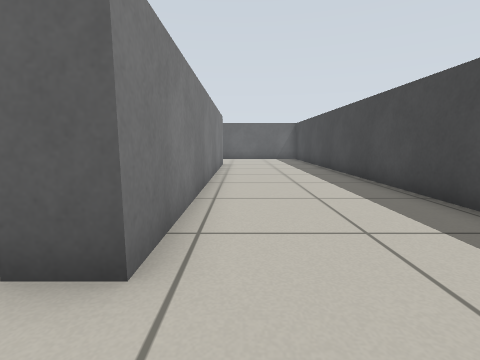
view 1 (above)

17 first-person views from a walk through a robot-simulator world made for Gazebo. The camera is 0.53 m above the floor, tilts 8° down and sees 85° across. The floor is counted in squares, 0.5 m on a side. Each view is taken from the middle of a square. On the plan, view 1 faces up. The plan holds only what a view shows up to about 11 squares ahead; the rest is blank.

view 2
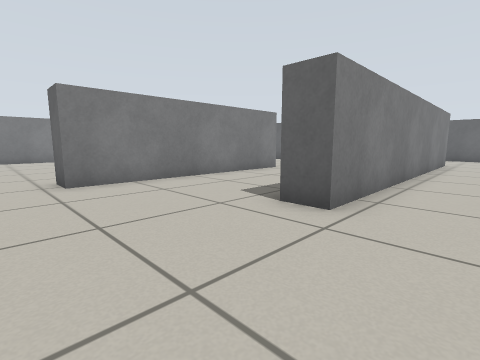

view 3
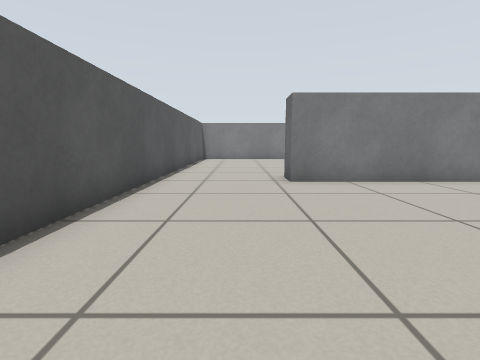

view 4
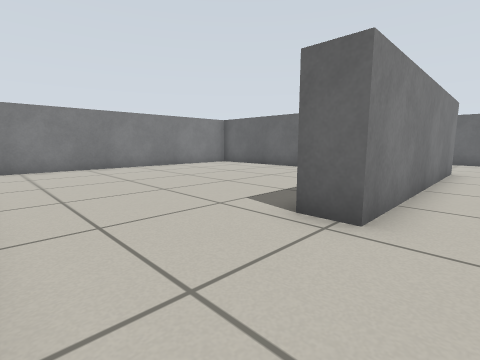

view 5
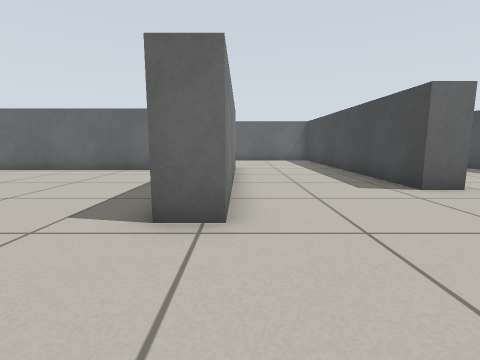

view 6
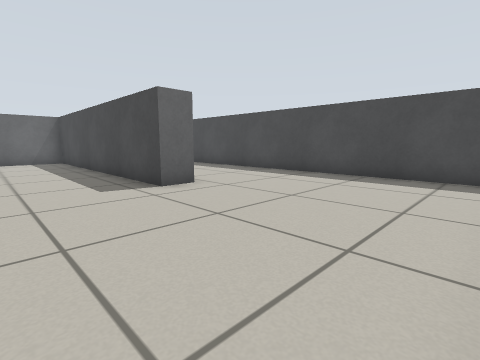

view 7
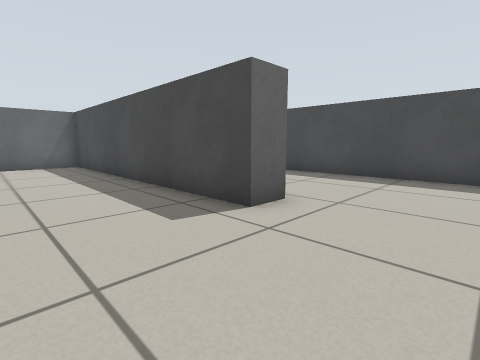

view 8
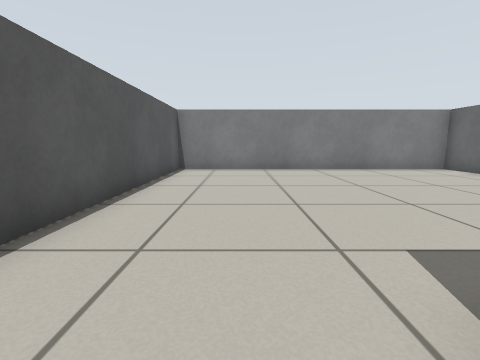

view 9
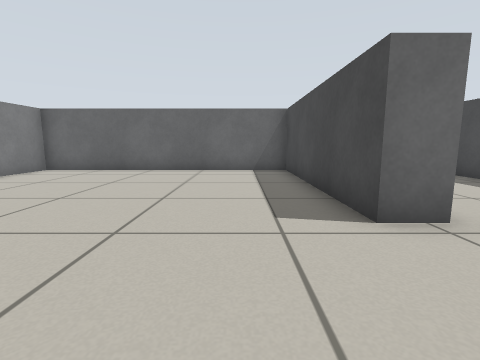

view 10
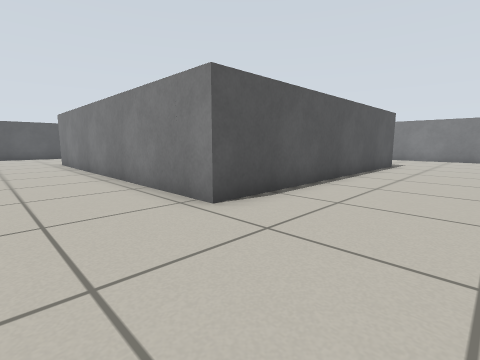

view 11
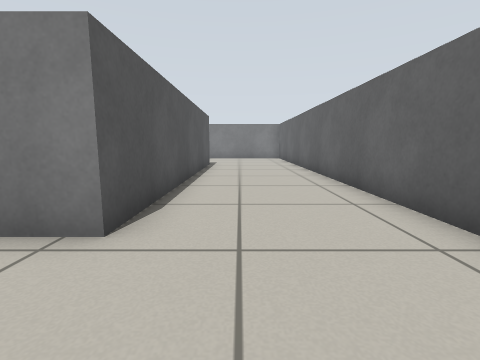

view 12
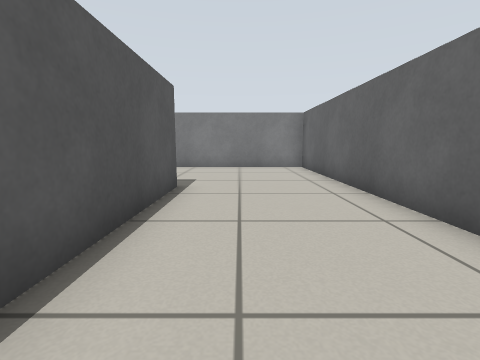

view 13
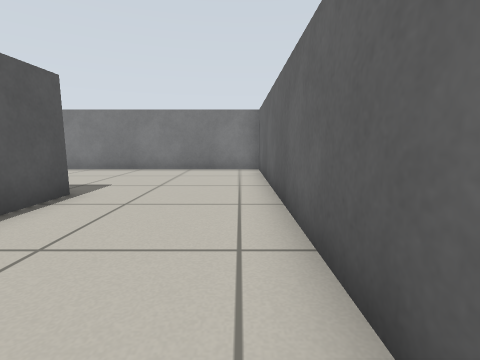

view 14
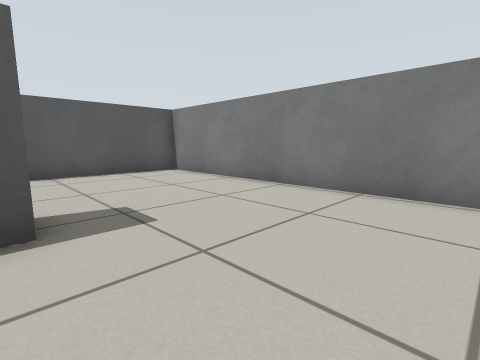

view 15
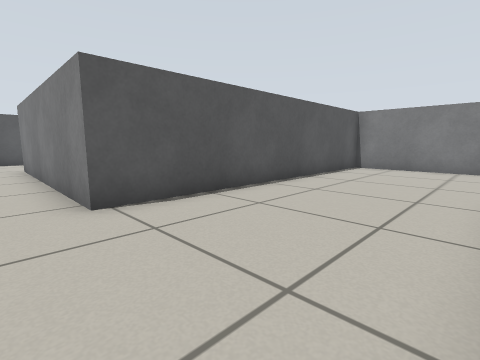

view 16
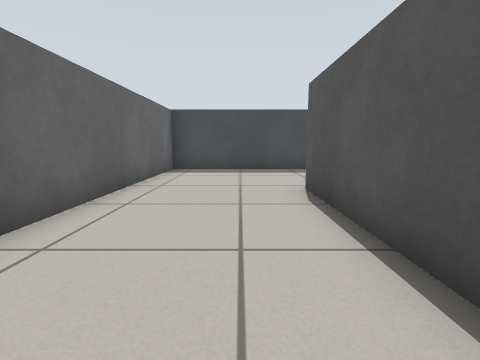

view 17
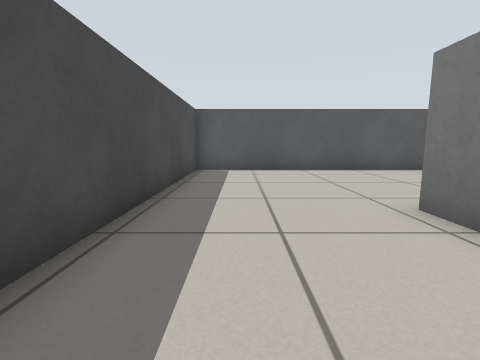

### Floor plan
Points are (right, up) in squares from view 1. A wall is a line through its corners. A room is listed if a view was taken in it or the views show most of it. See-through windows are left out.
Room 1 (views 1, 2, 3, 4, 5, 6, 7, 8, 9, 10, 11, 12, 13, 14, 15, 16, 17)
walls: (-11.4, 13.5) (-0.9, 13.5) (-0.9, 1.9) (-1.8, 1.9) (-1.8, 11.8); (-2.4, 12.3) (-4.5, 12.3); (-16.7, 17.9) (-16.7, 7.5) (-6.2, 7.5) (-6.2, -0.6) (-7.2, -0.6) (-7.2, 6.4) (-16.7, 6.4) (-16.7, -4.5) (3.8, -4.5) (3.8, 17.8) (-16.2, 17.8)

Where each view was taken, in squares from view 1:
view 1: 0 up, 0 right, facing up
view 2: 2 down, 1 right, facing up-left
view 3: 2 down, 1 right, facing left
view 4: 4 down, 5 left, facing up-left
view 5: 4 down, 6 left, facing up
view 6: 4 down, 5 left, facing up-right
view 7: 1 down, 5 left, facing up-right
view 8: 2 down, 6 left, facing left
view 9: 4 down, 9 left, facing up
view 10: 17 up, 2 right, facing down-left
view 11: 15 up, 2 right, facing left
view 12: 15 up, 5 left, facing left
view 13: 17 up, 6 left, facing left
view 14: 17 up, 11 left, facing down-left
view 15: 12 up, 5 left, facing down-left
view 16: 15 up, 7 left, facing right
view 17: 6 up, 2 right, facing down
